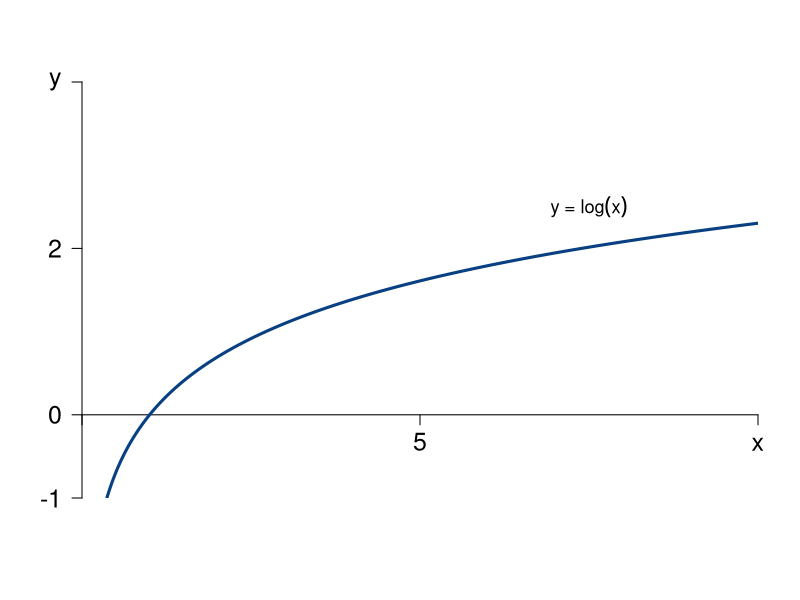

Write R code to recreate this figure.
#Graph Designer: Scott Cohn
#Authors: Bowles and Halliday
#Title: Coordination, Conflict and Competition: A Text in Microeconomics

library(shape)
pdf(file = "mathappendix/logarithm.pdf", width = 8, height = 6)
#par(mar=c(0.75,0.75,0.75,0.75))

#Set parameters for graphics
axislabelsize <- 1.5
labelsize <- 1.1
graphlinewidth <- 3
segmentlinewidth <- 2

COL <- c("#7fc97f", "#beaed4", "#fdc086", "#ffff99", "#386cb0", "#f0027f", "#bf5b17", "#666666")
COLA <- c("#e0f3db", "#99d8c9","#66c2a4","#41ae76", "#238b45", "#005824")
COLB <- c("#4eb3d3", "#2b8cbe", "#0868ac","#084081")

xlims <- c(0, 10)
ylims <- c(-1, 4)

npts <- 501 
x <- seq(xlims[1], xlims[2], length.out = npts)
y <- seq(ylims[1], ylims[2], length.out = npts) 

plot(0, 0, xlim = xlims, ylim = ylims, type = "n",
     xlab = expression(paste("")),
     ylab = expression(paste("")), 
     xaxt = "n", 
     yaxt = "n", 
     cex.lab = axislabelsize, 
     bty = "n", 
     xaxs="i", 
     yaxs="i"
)

ticksx <- c(xlims[1], 5, xlims[2])
xlabels <- c(NA, 5, expression(x))
ticksy <- c(ylims[1], 0, 2, ylims[2])
ylabels <- c(-1, 0, 2, expression(y))

axis(1,at = ticksx,  pos = 0, labels = xlabels, cex.axis = axislabelsize)
axis(2,at = ticksy,  pos = 0, labels = ylabels, las = 1, cex.axis = axislabelsize)

npts <- 500 
xx1 <- seq(xlims[1], xlims[2], length.out = npts)
xx2 <-seq(xlims[1], xlims[2] - 4, length.out = npts)
xx3 <- seq(xlims[1], 0, length.out = npts)

#Axis labels
#mtext(expression(paste("", x)), side = 1, line = 2.5, cex = axislabelsize)
#text(-.5, 0.5*ylims[2], expression(paste("", y)), xpd = TRUE, cex = axislabelsize, srt = 90) 

# lines
lines(xx1, log(xx1), col = COLB[4], lwd = graphlinewidth)

# points
#points(1.333, 10.333, pch = 16, col = "black", cex = 1.5)

# label function
text(7.5, 2.5, expression(paste("y = ", log(x))),  xpd = TRUE, cex = labelsize)

dev.off()
